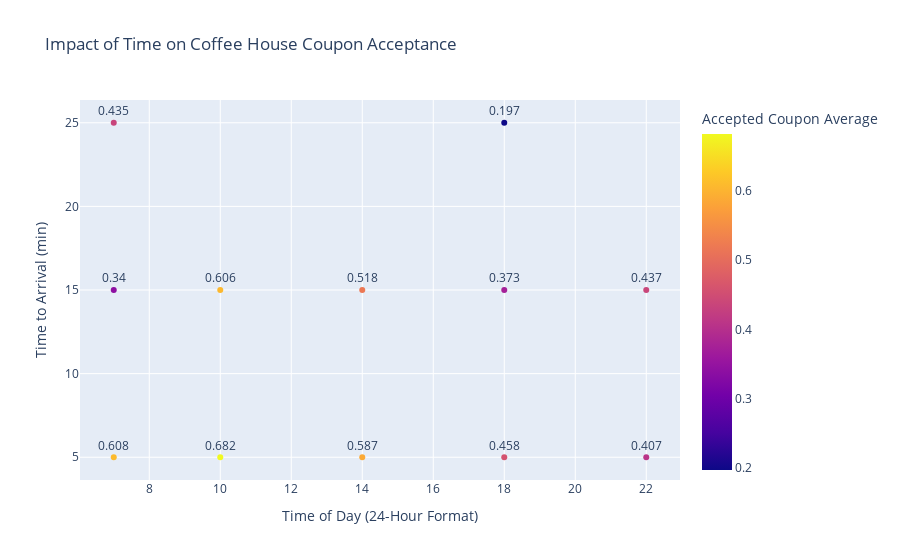

The code cell stored with this chart in its notebook:
### Code cell
plot=cof.groupby(['ttc','hourofday'])[['Y']].mean()
plot['Y']=round(plot['Y'],3)
plot=plot.reset_index()

fig=px.scatter(plot,x='hourofday',y='ttc',color='Y',text='Y',labels={'ttc':'Time to Arrival (min)','hourofday':'Time of Day (24-Hour Format)','Y':'Accepted Coupon Average'},title='Impact of Time on Coffee House Coupon Acceptance')
fig.update_traces(textposition='top center')
# fig.savefig('images/scattercoftime.png',dpi=300)
fig.show()

### Figure 1 — Plotly figure (JSON) as saved in the notebook; plotly's stock layout.template omitted (floating-point values rounded to 4 significant figures)
{"data": [{"hovertemplate": "Time of Day (24-Hour Format)=%{x}<br>Time to Arrival (min)=%{y}<br>Accepted Coupon Average=%{marker.color}<extra></extra>", "legendgroup": "", "marker": {"color": [0.608, 0.682, 0.587, 0.458, 0.407, 0.34, 0.606, 0.518, 0.373, 0.437, 0.435, 0.197], "coloraxis": "coloraxis", "symbol": "circle"}, "mode": "markers+text", "name": "", "orientation": "v", "showlegend": false, "text": [0.608, 0.682, 0.587, 0.458, 0.407, 0.34, 0.606, 0.518, 0.373, 0.437, 0.435, 0.197], "textposition": "top center", "type": "scatter", "x": [7, 10, 14, 18, 22, 7, 10, 14, 18, 22, 7, 18], "xaxis": "x", "y": [5, 5, 5, 5, 5, 15, 15, 15, 15, 15, 25, 25], "yaxis": "y"}], "layout": {"coloraxis": {"colorbar": {"title": {"text": "Accepted Coupon Average"}}, "colorscale": [[0, "#0d0887"], [0.1111, "#46039f"], [0.2222, "#7201a8"], [0.3333, "#9c179e"], [0.4444, "#bd3786"], [0.5556, "#d8576b"], [0.6667, "#ed7953"], [0.7778, "#fb9f3a"], [0.8889, "#fdca26"], [1, "#f0f921"]]}, "legend": {"tracegroupgap": 0}, "title": {"text": "Impact of Time on Coffee House Coupon Acceptance"}, "xaxis": {"anchor": "y", "domain": [0, 1], "title": {"text": "Time of Day (24-Hour Format)"}}, "yaxis": {"anchor": "x", "domain": [0, 1], "title": {"text": "Time to Arrival (min)"}}}}
